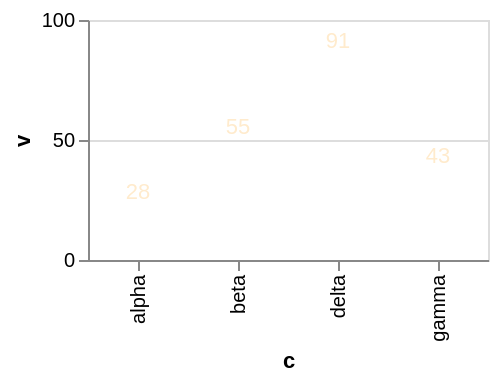

The specification (Vega-Lite) saved for this image:
### Vega-Lite specification from a JSON file in a GitHub repository (floating-point values rounded to 4 significant figures)
{"$schema": "https://vega.github.io/schema/vega-lite/v6.json", "width": 200, "height": 120, "data": {"values": [{"c": "alpha", "v": 28, "w": 3, "t": "2024-01-07"}, {"c": "beta", "v": 55, "w": 7, "t": "2024-03-19"}, {"c": "gamma", "v": 43, "w": 5, "t": "2024-06-02"}, {"c": "delta", "v": 91, "w": 9, "t": "2024-09-11"}]}, "mark": "text", "encoding": {"x": {"field": "c", "type": "nominal"}, "y": {"field": "v", "type": "quantitative"}, "text": {"field": "v", "type": "quantitative"}}, "config": {"text": {"color": "blanchedalmond"}}}
